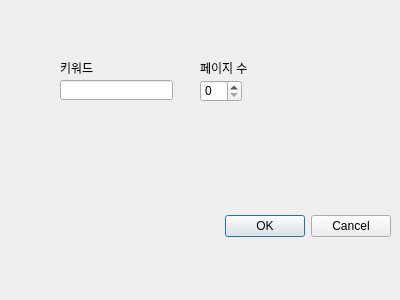
<?xml version="1.0" encoding="UTF-8"?>
<ui version="4.0">
 <class>Dialog</class>
 <widget class="QDialog" name="Dialog">
  <property name="geometry">
   <rect>
    <x>0</x>
    <y>0</y>
    <width>400</width>
    <height>300</height>
   </rect>
  </property>
  <property name="windowTitle">
   <string>Dialog</string>
  </property>
  <widget class="QDialogButtonBox" name="buttonBox">
   <property name="geometry">
    <rect>
     <x>50</x>
     <y>210</y>
     <width>341</width>
     <height>32</height>
    </rect>
   </property>
   <property name="orientation">
    <enum>Qt::Horizontal</enum>
   </property>
   <property name="standardButtons">
    <set>QDialogButtonBox::Cancel|QDialogButtonBox::Ok</set>
   </property>
  </widget>
  <widget class="QLineEdit" name="keyword">
   <property name="geometry">
    <rect>
     <x>60</x>
     <y>80</y>
     <width>113</width>
     <height>20</height>
    </rect>
   </property>
  </widget>
  <widget class="QLabel" name="label">
   <property name="geometry">
    <rect>
     <x>60</x>
     <y>60</y>
     <width>81</width>
     <height>16</height>
    </rect>
   </property>
   <property name="text">
    <string>키워드</string>
   </property>
  </widget>
  <widget class="QSpinBox" name="pages">
   <property name="geometry">
    <rect>
     <x>200</x>
     <y>80</y>
     <width>42</width>
     <height>22</height>
    </rect>
   </property>
  </widget>
  <widget class="QLabel" name="label_2">
   <property name="geometry">
    <rect>
     <x>200</x>
     <y>60</y>
     <width>81</width>
     <height>16</height>
    </rect>
   </property>
   <property name="text">
    <string>페이지 수</string>
   </property>
  </widget>
 </widget>
 <resources/>
 <connections>
  <connection>
   <sender>buttonBox</sender>
   <signal>accepted()</signal>
   <receiver>Dialog</receiver>
   <slot>accept()</slot>
   <hints>
    <hint type="sourcelabel">
     <x>268</x>
     <y>224</y>
    </hint>
    <hint type="destinationlabel">
     <x>157</x>
     <y>274</y>
    </hint>
   </hints>
  </connection>
  <connection>
   <sender>buttonBox</sender>
   <signal>rejected()</signal>
   <receiver>Dialog</receiver>
   <slot>reject()</slot>
   <hints>
    <hint type="sourcelabel">
     <x>336</x>
     <y>230</y>
    </hint>
    <hint type="destinationlabel">
     <x>286</x>
     <y>274</y>
    </hint>
   </hints>
  </connection>
 </connections>
</ui>
